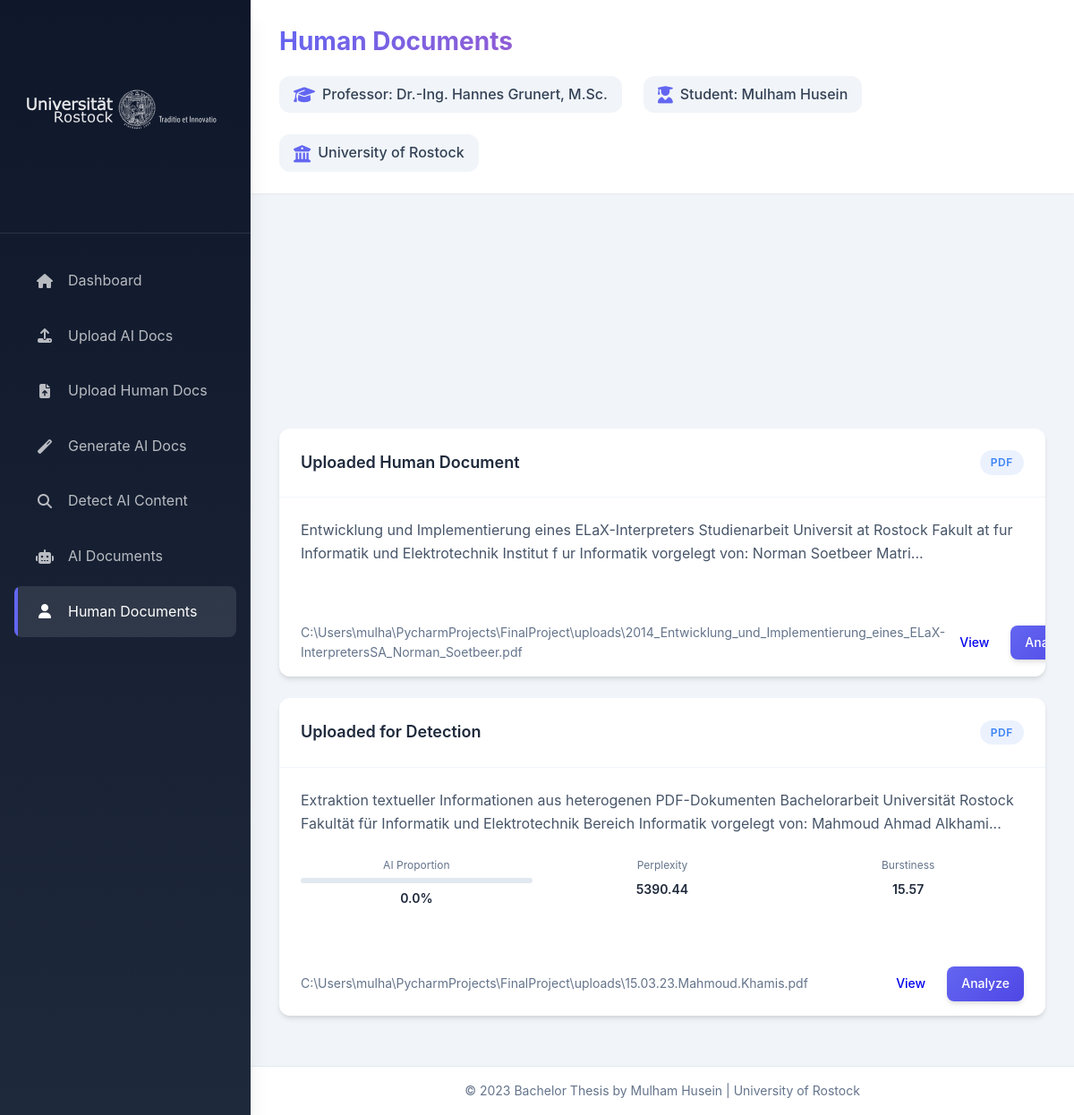
Screenshot of /view_human_docs with the database file from the repository.
### app/models.py (models this page shows)
class Text(db.Model):
    id = db.Column(db.Integer, primary_key=True)
    content = db.Column(db.Text, nullable=False)
    source = db.Column(db.String(20), nullable=False)  # 'human' or 'ai'
    topic = db.Column(db.String(100), nullable=False)
    file_path = db.Column(db.String(255))  # Path to uploaded file
    is_ai = db.Column(db.Boolean, default=False)  # Flag for AI-generated content
    acm_topic = db.Column(db.String(100))  # ACM topic classification
    created_at = db.Column(db.DateTime, default=datetime.utcnow)  # Add this line
    analysis = db.relationship('AnalysisResult', backref='text', lazy=True, uselist=False)

class AnalysisResult(db.Model):
    id = db.Column(db.Integer, primary_key=True)
    text_id = db.Column(db.Integer, db.ForeignKey('text.id'), nullable=False)
    perplexity = db.Column(db.Float)
    burstiness = db.Column(db.Float)
    ai_proportion = db.Column(db.Float)
    ai_similarity = db.Column(db.Float)  # Similarity with AI documents
    human_similarity = db.Column(db.Float)  # Similarity with human documents
    analyzed_at = db.Column(db.DateTime, default=datetime.utcnow)

### app/routes.py (the view)
@app.route('/view_human_docs')
def view_human_docs():
    topic_filter = request.args.get('topic', '')
    source_filter = request.args.get('source', '')
    query = Text.query.filter_by(is_ai=False)
    if topic_filter:
        query = query.filter(Text.topic.contains(topic_filter))
    if source_filter:
        query = query.filter_by(source=source_filter)
    documents = query.order_by(Text.id.desc()).all()
    return render_template('view_human_docs.html', documents=documents)

### app/templates/view_human_docs.html (shortened to what this page needs)
{% extends "base.html" %}
{% block page_title %}Human Documents{% endblock %}
{% block content %}
    <div class="documents-grid">
        {% for text in documents %}
        <div class="document-card">
            <div class="document-header">
                <h3>{{ text.topic }}</h3>
                <span class="badge badge-{{ text.source }}">{{ text.source }}</span>
            </div>
            <div class="document-body">
                <p class="document-preview">{{ text.content[:200] }}{% if text.content|length > 200 %}...{% endif %}</p>
                {% if text.analysis %}
                <div class="document-stats">
                    <div class="stat">
                        <span class="stat-label">AI Proportion</span>
                        <div class="progress-sm">
                        </div>
                        <span class="stat-value">{{ "%.1f"|format(text.analysis.ai_proportion * 100) }}%</span>
                    </div>
                    <div class="stat">
                        <span class="stat-label">Perplexity</span>
                        <span class="stat-value">{{ "%.2f"|format(text.analysis.perplexity) }}</span>
                    </div>
                    <div class="stat">
                        <span class="stat-label">Burstiness</span>
                        <span class="stat-value">{{ "%.2f"|format(text.analysis.burstiness) }}</span>
                    </div>
                </div>
                {% endif %}
            </div>
            <div class="document-footer">
                <span class="document-date">{{ text.file_path or 'No file' }}</span>
                <div class="document-actions">
                    <a href="{{ url_for('view_document', doc_id=text.id) }}" class="btn btn-sm">View</a>
                    <a href="{{ url_for('analyze_document', doc_id=text.id) }}" class="btn btn-sm btn-primary">Analyze</a>
                </div>
            </div>
        </div>
        {% endfor %}
    </div>
{% endblock %}

### app/templates/base.html (shortened to what this page needs)
<!DOCTYPE html>
<html lang="en">
<head>
    <link rel="stylesheet" href="https://cdnjs.cloudflare.com/ajax/libs/font-awesome/6.4.0/css/all.min.css">
    <link rel="stylesheet" href="{{ url_for('static', filename='css/style.css') }}">
</head>
<body>
    <div class="app-container">
        <nav class="sidebar">
            <div class="sidebar-header">
              <div class="university-logo">
    <img src="{{ url_for('static', filename='images/rostock_logo.svg') }}" alt="University of Rostock" class="logo-svg">
</div>
            </div>
            <ul class="nav-menu">
                <li><a href="{{ url_for('index') }}" class="{% if request.endpoint == 'index' %}active{% endif %}">
                    <i class="fas fa-home"></i> Dashboard
                </a></li>
                <li><a href="{{ url_for('upload_ai') }}" class="{% if request.endpoint == 'upload_ai' %}active{% endif %}">
                    <i class="fas fa-upload"></i> Upload AI Docs
                </a></li>
                <li><a href="{{ url_for('upload_human') }}" class="{% if request.endpoint == 'upload_human' %}active{% endif %}">
                    <i class="fas fa-file-upload"></i> Upload Human Docs
                </a></li>
                <li><a href="{{ url_for('generate_ai') }}" class="{% if request.endpoint == 'generate_ai' %}active{% endif %}">
                    <i class="fas fa-magic"></i> Generate AI Docs
                </a></li>
                <li><a href="{{ url_for('detect') }}" class="{% if request.endpoint == 'detect' %}active{% endif %}">
                    <i class="fas fa-search"></i> Detect AI Content
                </a></li>
                <li><a href="{{ url_for('view_ai_docs') }}" class="{% if request.endpoint == 'view_ai_docs' %}active{% endif %}">
                    <i class="fas fa-robot"></i> AI Documents
                </a></li>
                <li><a href="{{ url_for('view_human_docs') }}" class="{% if request.endpoint == 'view_human_docs' %}active{% endif %}">
                    <i class="fas fa-user"></i> Human Documents
                </a></li>
            </ul>
        </nav>
        <div class="main-content">
            <header class="main-header">
                <div class="header-content">
                    <div class="project-info">
                        <h1>{% block page_title %}{% endblock %}</h1>
                        <div class="project-details">
                            <div class="project-item">
                                <i class="fas fa-graduation-cap"></i>
                                <span>Professor: Dr.-Ing. Hannes Grunert, M.Sc.</span>
                            </div>
                            <div class="project-item">
                                <i class="fas fa-user-graduate"></i>
                                <span>Student: Mulham Husein</span>
                            </div>
                            <div class="project-item">
                                <i class="fas fa-university"></i>
                                <span>University of Rostock</span>
                            </div>
                        </div>
                    </div>
                </div>
            </header>
            <main class="content">
                {% block content %}{% endblock %}
            </main>
            <footer class="main-footer">
                <p>&copy; 2023 Bachelor Thesis by Mulham Husein | University of Rostock</p>
            </footer>
        </div>
    </div>
</body>
</html>

### rows the page displays
Text: topic "Uploaded Human Document", source "PDF", content "Entwicklung und Implementierung eines ELaX-Interpreters Studienarbeit Universit at Rostock Fakult at fur Informatik und Elektrotechnik Institut f ur Informatik vorgelegt von: Norman Soetbeer Matri", file_path "C:\\Users\\mulha\\PycharmProjects\\FinalProject\\uploads\\2014_Entwicklung_und_Implementierung_eines_ELaX-InterpretersSA_Norman_Soetbeer.pdf"
Text: topic "Uploaded for Detection", source "PDF", content "Extraktion textueller Informationen aus heterogenen PDF-Dokumenten Bachelorarbeit Universität Rostock Fakultät für Informatik und Elektrotechnik Bereich Informatik vorgelegt von: Mahmoud Ahmad Alkhami", file_path "C:\\Users\\mulha\\PycharmProjects\\FinalProject\\uploads\\15.03.23.Mahmoud.Khamis.pdf"
AnalysisResult: text.analysis.ai_proportion*100 "0.0", analysis.perplexity "5390.44", analysis.burstiness "15.57"
